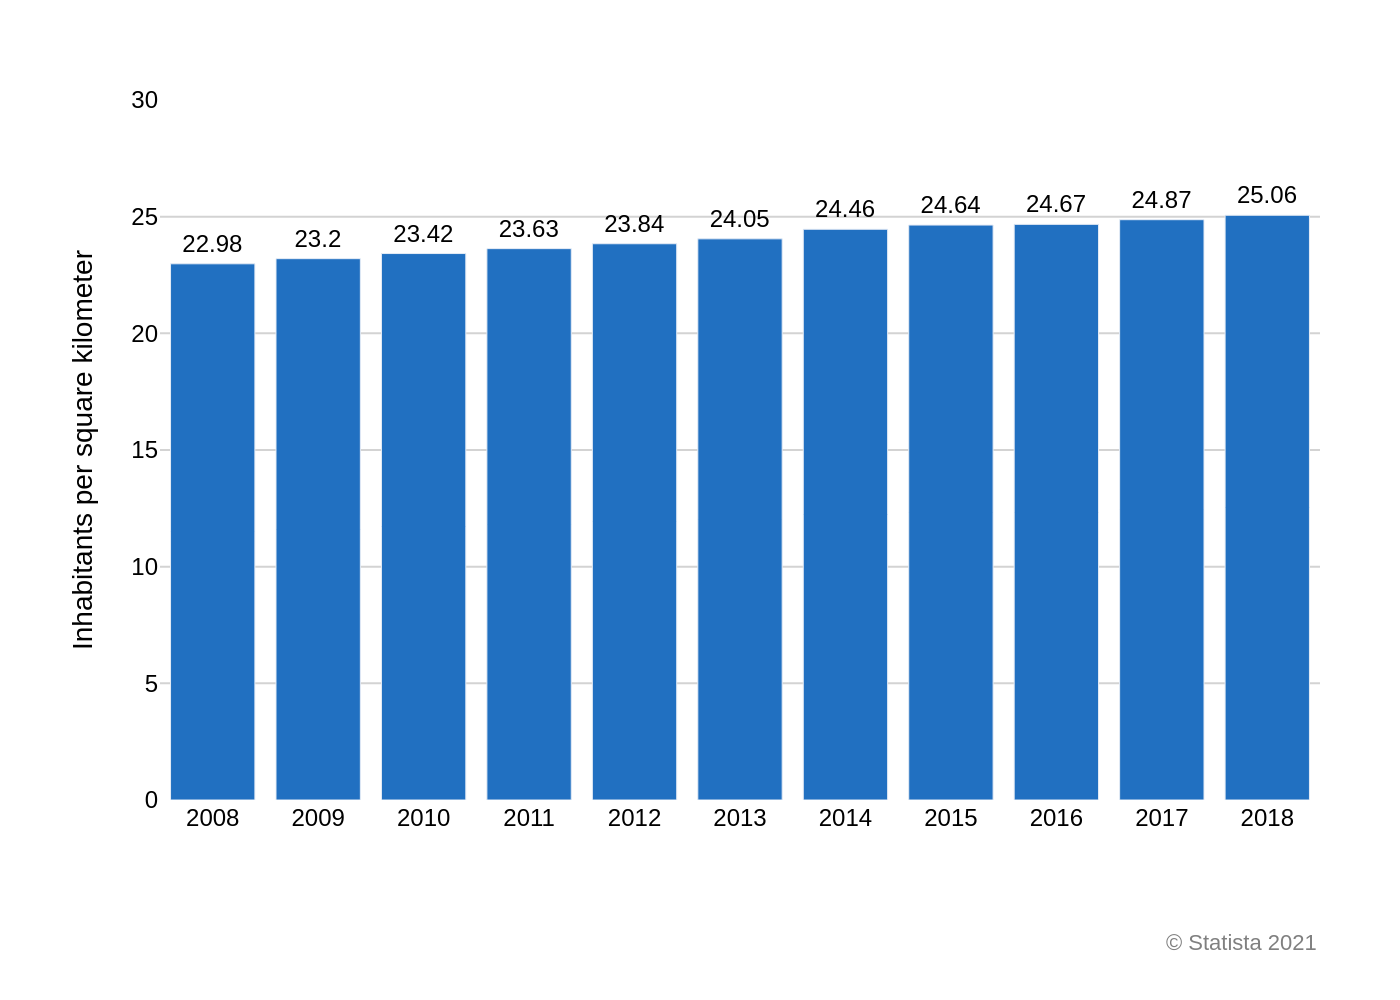

Here is the Python script that generated this plot:
import sys
import json
import os
import plotly.graph_objects as go

# Ensure a JSON file path is provided as a command-line argument
if len(sys.argv) != 2:
    print("Usage: python recreate_chart.py <path_to_json_file>")
    sys.exit(1)

json_path = sys.argv[1]

# Check if the provided file path exists
if not os.path.exists(json_path):
    print(f"Error: File not found at {json_path}")
    sys.exit(1)

# Derive the base filename for the output PNG from the input JSON filename
base_filename = os.path.splitext(os.path.basename(json_path))[0]
output_filename = f"{base_filename}.png"

# Read and parse the JSON file
# The script's logic for data, text, and colors is driven entirely by this file
with open(json_path, 'r', encoding='utf-8') as f:
    config = json.load(f)

chart_data = config.get('chart_data', [])
texts = config.get('texts', {})
colors = config.get('colors', [])

# Initialize the Plotly figure
fig = go.Figure()

# Iterate through the data series in the JSON and add them as traces to the figure
for i, series in enumerate(chart_data):
    fig.add_trace(go.Bar(
        x=series.get('x'),
        y=series.get('y'),
        name=series.get('name', ''),
        marker_color=colors[i % len(colors)],
        text=series.get('y'),
        textposition='outside',
        textfont=dict(family="Arial", size=12, color='#000000'),
        cliponaxis=False  # Prevents text labels from being clipped at the top
    ))

# Configure the layout of the chart
fig.update_layout(
    plot_bgcolor='white',
    paper_bgcolor='white',
    showlegend=False,
    font=dict(
        family="Arial",
        size=12,
        color="black"
    ),
    margin=dict(l=80, r=40, t=50, b=100),  # Adjust margins to prevent element clipping
    yaxis=dict(
        title=texts.get('y_axis_title'),
        range=[0, 30],  # Set a fixed range to match the original chart
        showgrid=True,
        gridcolor='lightgrey',
        zeroline=False
    ),
    xaxis=dict(
        title=texts.get('x_axis_title'),
        showgrid=False,
        zeroline=True,  # Display the x-axis baseline
        zerolinecolor='black',
        zerolinewidth=1
    )
)

# Add the source text as an annotation at the bottom right of the chart area
source_text = texts.get('source')
if source_text:
    fig.add_annotation(
        text=source_text,
        xref="paper", yref="paper",
        x=1, y=-0.18,  # Positioned relative to the plot area
        showarrow=False,
        xanchor='right',
        yanchor='top',
        align='right',
        font=dict(
            family="Arial",
            size=11,
            color="#808080"
        )
    )

# Write the figure to a PNG image file with a high resolution
fig.write_image(output_filename, scale=2)

print(f"Chart successfully generated and saved to {output_filename}")
